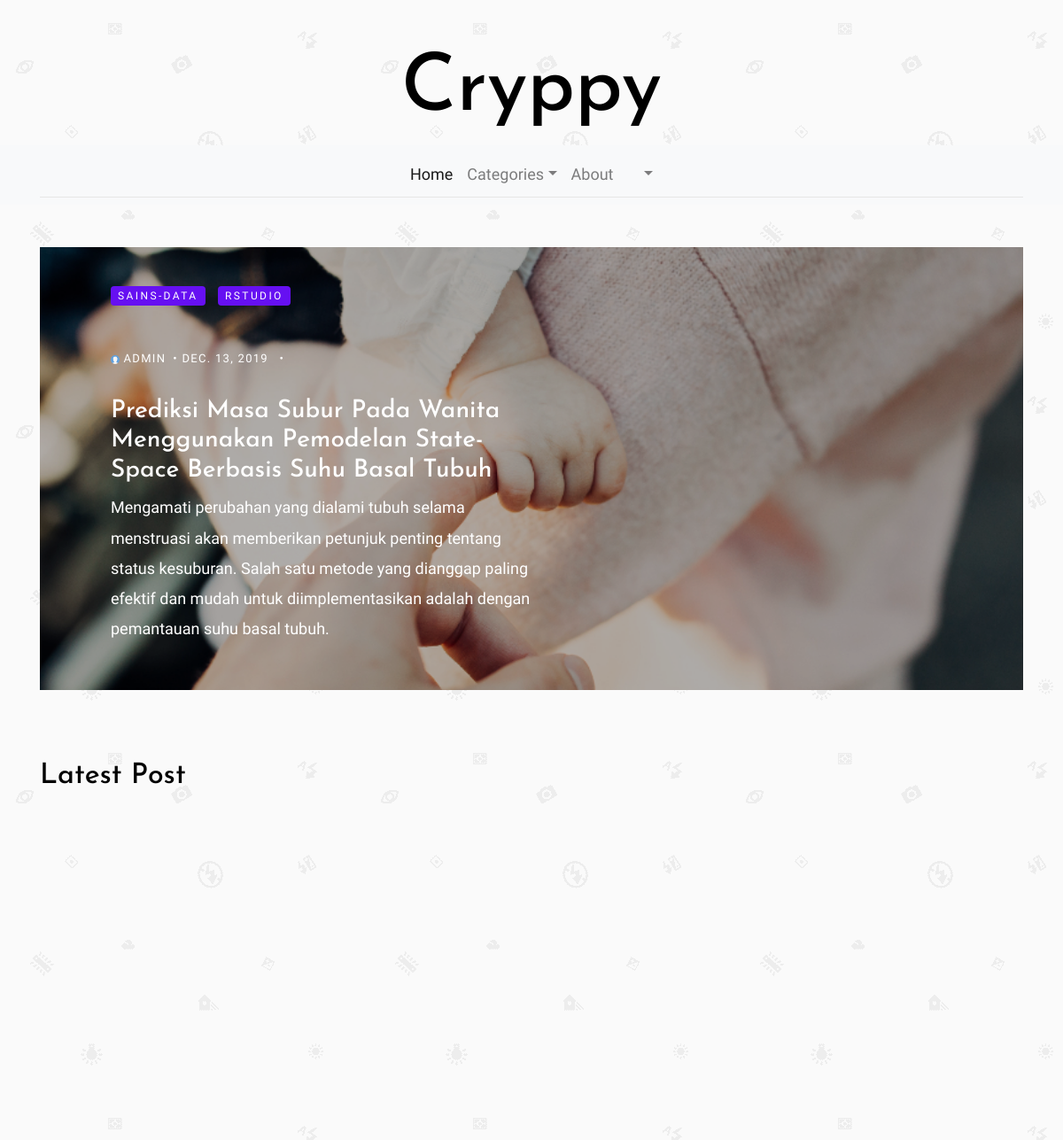
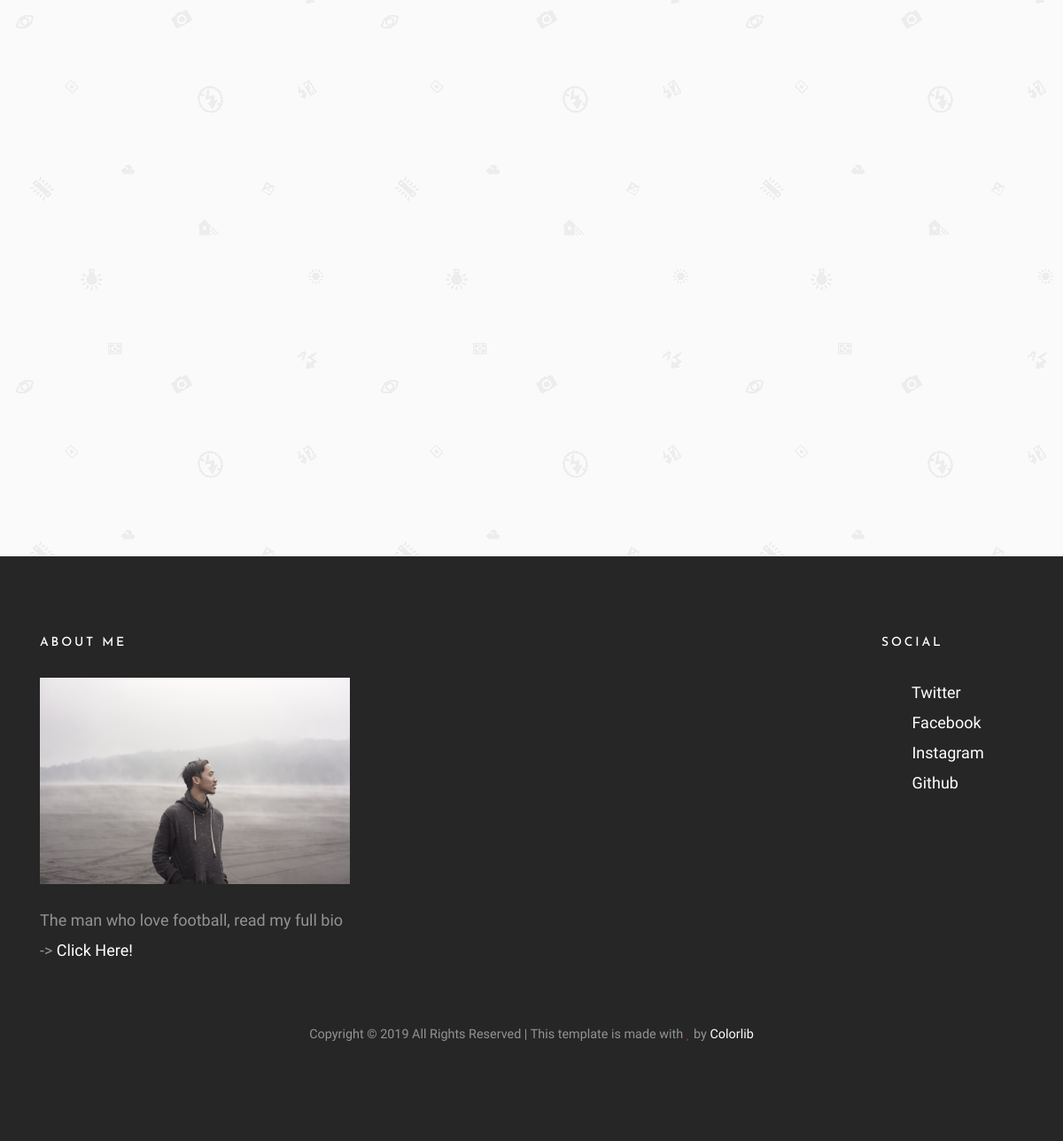
The page / on the database its author committed (2 pictures, top to bottom).
### article/models.py (models this page shows, shortened)
class Article(models.Model):
    title           = models.CharField(max_length=255, unique=True)
    overview        = models.TextField()
    content         = RichTextUploadingField()
    timestamp       = models.DateTimeField(auto_now_add=True)
    comment_count   = models.IntegerField(default=0)
    author          = models.ForeignKey(Author, on_delete=models.CASCADE)
    thumbnail       = models.ImageField(null=True, blank=True)
    categories      = models.ManyToManyField(Category)
    slug            = models.SlugField(blank=True, editable=False)

class Category(models.Model):
    title = models.CharField(max_length=20)
    def __str__(self):
        return "{}".format(self.title)

class Author(models.Model):
    user            = models.OneToOneField(User, on_delete=models.CASCADE)
    def __str__(self):
        return "{}".format(self.user.username)

### myproject/views.py (the view)
# urls.py: path('',indexView, name='home'),
def indexView(request):
    all_articles    = Article.objects.all()
    author_blog     = Author.objects.filter(id=1)
    articles        = Article.objects.order_by('comment_count')[0:3]
    categories      = Category.objects.all()
    latest          = Article.objects.order_by('-timestamp')
    page            = request.GET.get('page',1)
    paginator       = Paginator(latest,4)
    try:
        articles_page = paginator.page(page)
    except PageNotAnInteger:
        articles_page = paginator.page(1)
    except EmptyPage:
        articles_page = paginator.page(paginator.num_pages)
    context = {
        'page_title':"Cryppy | Built on Mission",
        'heading_1':'Latest Post',
        'articles':articles,
        'author_blog':author_blog,
        'all_articles':all_articles,
        'categories':categories,
        'latest':latest,
        'articles_page':articles_page,
    }
    return render(request, 'index.html', context)

### templates/index.html (shortened to what this page needs)
{% extends 'base.html' %}
{% load static  %}
{% block slide_home %}
<section class="site-section pt-5 pb-5">
    <div class="container">
      <div class="row">
        <div class="col-md-12">
          <div class="owl-carousel owl-theme home-slider">
            {% for obj in articles %}
            <div>
                {% if obj.thumbnail %}
                <a href="{% url 'article:detail' slugInput=obj.slug %}" class="a-block d-flex align-items-center height-lg" style="background-image: url('{{obj.thumbnail.url}}');">
                {% else %}
                <a href="{% url 'article:detail' slugInput=obj.slug %}" class="a-block d-flex align-items-center height-lg" style="background-image: url('{% static 'blog/images/no-image.jpeg' %}'); "></a>
                  {% endif %}
                  <div class="text half-to-full">
                    {% for cat in obj.categories.all %}
                    <span class="category mb-5">{{cat.title}}</span>
                    {% endfor %}
                    <div class="post-meta">
                        <span class="author mr-2"><img src="{% static 'blog/images/default.png' %}" style="width:10px;height:10px" alt="Colorlib"> {{obj.author}}</span>&bullet;
                        <span class="mr-2">{{obj.timestamp|date}} </span> &bullet;
                    </div>
                    <h3>{{obj.title}}</h3>
                    <p>{{obj.overview}}</p>
                  </div>
                </a>
              </div>
              {% endfor %}
          </div>
        </div>
      </div>
    </div>
  </section>
{% endblock slide_home %}
{% block heading_latestpost %}
<div class="row">
  <div class="col-md-6">
    <h2 class="mb-4">{{heading_1}}</h2>
  </div>
</div>
{% endblock heading_latestpost %}

### static/blog/css/style.css (style rules this page uses)
body { background: #ccc url("../images/photography.png") repeat; font-family: "Inconsolata", SFMono-Regular, Menlo, Monaco, Consolas, "Liberation Mono", "Courier New", monospace; font-weight: 300; font-size: 18px; line-height: 1.9; color: #6c757d; }
a { -webkit-transition: .3s all ease; -o-transition: .3s all ease; transition: .3s all ease; text-decoration: none; }
h1, h2, h3, h4, h5 { color: #000; font-family: "Josefin Sans", -apple-system, BlinkMacSystemFont, "Segoe UI", Roboto, "Helvetica Neue", Arial, sans-serif, "Apple Color Emoji", "Segoe UI Emoji", "Segoe UI Symbol", "Noto Color Emoji"; }
.category { display: inline-block; background: #6610f2; padding: 2px 8px; line-height: 1.5; font-size: 12px; border-radius: 4px; text-transform: uppercase; color: #fff !important; margin-right: 10px; letter-spacing: .2em; }
.a-block { display: block; background-size: cover; background-position: center center; padding: 30px 80px; position: relative; margin-bottom: 30px; height: 300px; }
.a-block.height-lg { height: 500px; }
.a-block:before { background: #000; position: absolute; content: ""; z-index: 1; opacity: .3; -webkit-transition: .3s all ease; -o-transition: .3s all ease; transition: .3s all ease; top: 0; left: 0; right: 0; bottom: 0; }
.a-block .text { position: relative; z-index: 2; max-width: 100%; }
.a-block .text.half-to-full { max-width: 50%; }
.a-block .text .post-meta { color: #fff; text-transform: uppercase; letter-spacing: .1em; font-size: 13px; margin-bottom: 30px; }
.a-block .text .post-meta .author img { width: 30px; border-radius: 50%; display: inline-block; }
.a-block .text h3 { color: #fff; border: 1px solidi red; }
.a-block .text p { color: #fff; }
.site-section { padding: 7em 0; }
.owl-carousel.home-slider { z-index: 1; position: relative; }

### rows shown on the page
Article: thumbnail (picture), author "ADMIN", timestamp "DEC. 13, 2019", title "Prediksi Masa Subur Pada Wanita Menggunakan Pemodelan State-Space Berbasis Suhu Basal Tubuh", overview "Mengamati perubahan yang dialami tubuh selama menstruasi akan memberikan petunjuk penting tentang status kesuburan. Salah satu metode yang dianggap paling efektif dan mudah untuk diimplementasikan adalah dengan pemantauan suhu basal tubuh."
Category: title "SAINS-DATA"
Category: title "RSTUDIO"

### other values the page prints
{{ heading_1 }} "Latest Post"
